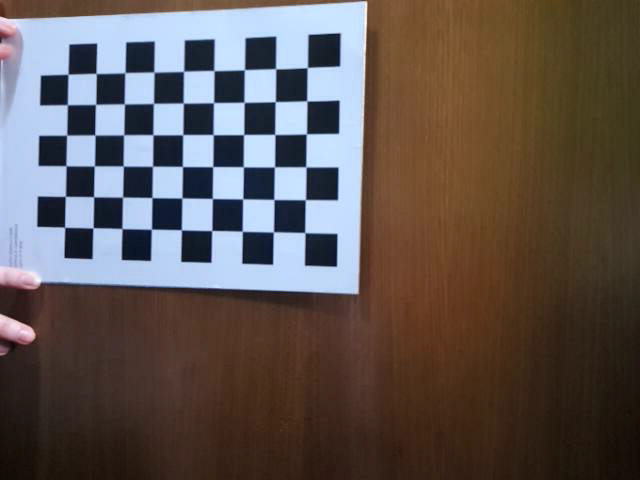
#> input picture data/calibration/david/intrinsic/calibration_frame_2021-04-02 16:39:46.784009.png, 640 x 480 px; its folder holds 4 pictures in this run
$ python camera_extrinsic.py
#> lines starting #> are read from the running program, lines starting #| are printed output that depends on the picture
import numpy as np
import cv2
import glob
from itertools import count

CAMERA_ID = 'david'
CHESSBOARD_SQUARE_LENGTH_MM = 1
CHESSBOARD_DIMENSIONS = (9,6)
CAPTURE_DEVICE = 0
FRAME_COUNT = 0
WAIT_PERIOD_MS = 5000

'''
INTRINSIC PARAMETERS
'''

# termination criteria
criteria = (cv2.TERM_CRITERIA_EPS + cv2.TERM_CRITERIA_MAX_ITER, 30, 0.001)

# prepare object points, like (0,0,0), (1,0,0), (2,0,0) ....,(6,5,0)
objp = np.zeros((CHESSBOARD_DIMENSIONS[0] * CHESSBOARD_DIMENSIONS[1],3), np.float32)

# TODO: check if this is the correct way to adjust the sizes. Used this accordint to: https://stackoverflow.com/questions/37310210/camera-calibration-with-opencv-how-to-adjust-chessboard-square-size
objp[:,:2] = np.mgrid[0:CHESSBOARD_DIMENSIONS[0],0:CHESSBOARD_DIMENSIONS[1]].T.reshape(-1,2) * CHESSBOARD_SQUARE_LENGTH_MM

objp[:, [1, 0]] = objp[:, [0, 1]]

# Arrays to store object points and image points from all the images.
objpoints = [] # 3d point in real world space
imgpoints = [] # 2d points in image plane.

images = glob.glob(f'data/calibration/{CAMERA_ID}/intrinsic/*.png')
print(f'Found {len(images)} calibration images')

for fname in images:
  img = cv2.imread(fname)
#> img is the input picture: shape (480, 640, 3); mean B, G, R 82.4, 86, 96
  gray = cv2.cvtColor(img,cv2.COLOR_BGR2GRAY)
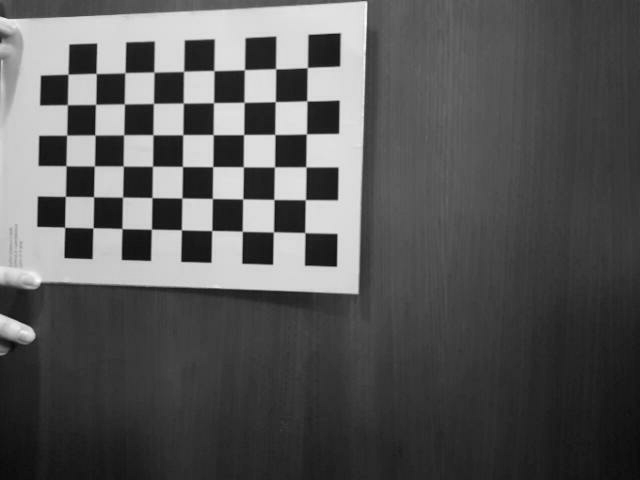
#> gray: shape (480, 640); min 7, max 255, mean 88.6

  # Find the chess board corners
  ret, corners = cv2.findChessboardCorners(gray, CHESSBOARD_DIMENSIONS, None)
#> ret = True; corners = 54 rows, first 8: [304.8, 232.6], [273.5, 231.9], [242.3, 231.3], [211.6, 230.6], [181.4, 229.7], [151.4, 229.2], [122, 228.5], [93.19, 227.8]
  # print(corners)
  # cv2.imshow('image', img)
  # cv2.waitKey()
  # # If found, add object points, image points (after refining them)
  if ret == True:
    objpoints.append(objp)

    corners2 = cv2.cornerSubPix(gray,corners,(11,11),(-1,-1),criteria)
#> corners2 = 54 rows, first 8: [304.8, 232.6], [273.4, 231.9], [242.3, 231.3], [211.8, 230.5], [181.4, 229.8], [151.4, 229.2], [122, 228.6], [93.01, 227.8]
    imgpoints.append(corners2)
  else:
    print(f'Could not find chessboard corners in image {fname}')
#> pass 2 of the loop `for fname in images:`:
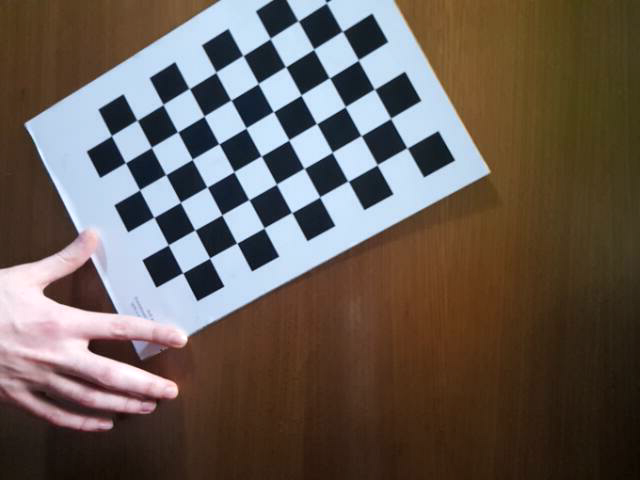
#> input picture data/calibration/david/intrinsic/calibration_frame_2021-04-02 16:39:56.783532.png, 640 x 480 px
#> img is the input picture: shape (480, 640, 3); mean B, G, R 85.8, 93.1, 103.8
#> `gray = cv2.cvtColor(img,cv2.COLOR_BGR2GRAY)`:
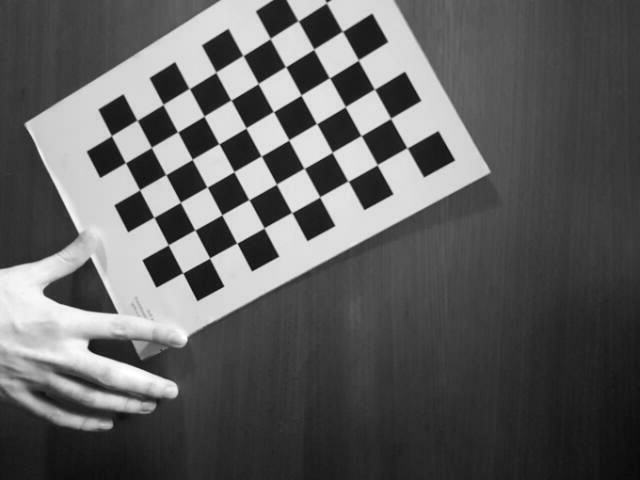
#> gray: shape (480, 640); min 8, max 255, mean 95.5
#> ret = False; corners = 54 rows, first 8: [407, 147.5], [377.5, 165], [348, 181], [319.5, 197], [292, 212.5], [264.5, 228], [236.5, 243.5], [209.5, 258]
#> pass 3 of the loop `for fname in images:`:
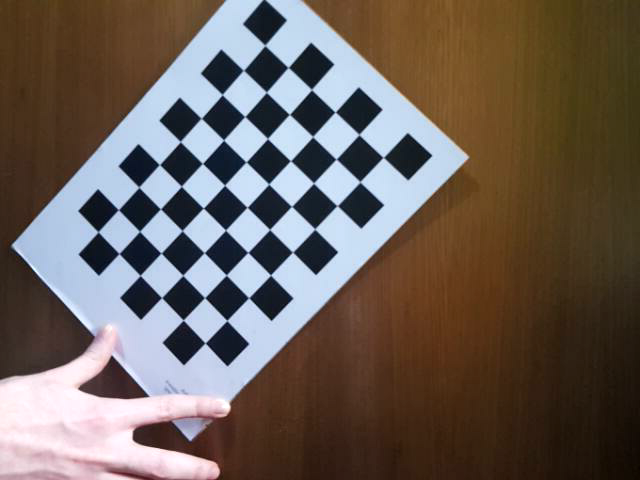
#> input picture data/calibration/david/intrinsic/calibration_frame_2021-04-02 16:40:06.783601.png, 640 x 480 px
#> img is the input picture: shape (480, 640, 3); mean B, G, R 89, 96.1, 107.6
#> `gray = cv2.cvtColor(img,cv2.COLOR_BGR2GRAY)`:
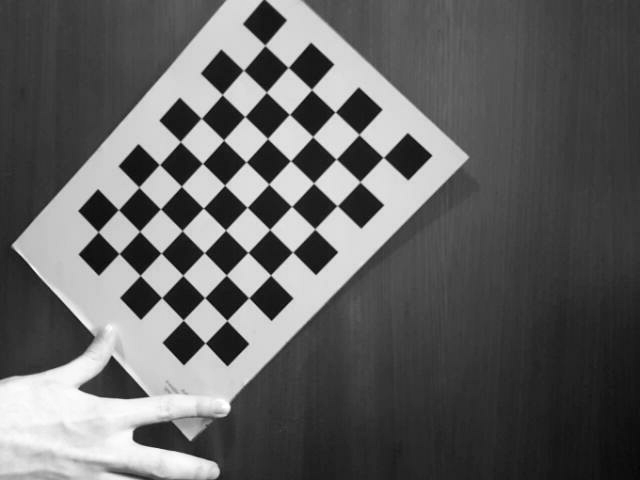
#> gray: shape (480, 640); min 2, max 255, mean 98.7
#> ret = True; corners = 54 rows, first 8: [383.1, 157.4], [359.9, 181.9], [337.1, 205.6], [314.7, 229], [292.6, 252], [270.5, 275], [248.6, 297.7], [227, 320.5]
#> corners2 = 54 rows, first 8: [383.3, 157.4], [360, 181.8], [337.1, 205.7], [314.8, 229], [292.6, 252.1], [270.6, 275.1], [248.7, 297.8], [226.8, 320.5]
#> the loop made 4 passes; the first 3 are shown

ret, mtx, dist, rvecs, tvecs = cv2.calibrateCamera(objpoints, imgpoints, gray.shape[::-1],None,None)

mean_error = 0
for i in range(len(objpoints)):
    imgpoints2, _ = cv2.projectPoints(objpoints[i], rvecs[i], tvecs[i], mtx, dist)
    error = cv2.norm(imgpoints[i],imgpoints2, cv2.NORM_L2)/len(imgpoints2)
    mean_error += error

print("total error: ", mean_error/len(objpoints))
# [12 lines of commented-out code are left out]
def draw(img, corners, imgpts):
  corner = tuple(corners[0].ravel())
  img = cv2.line(img, corner, tuple(imgpts[0].ravel()), (255,0,0), 5)
  img = cv2.line(img, corner, tuple(imgpts[1].ravel()), (0,255,0), 5)
  img = cv2.line(img, corner, tuple(imgpts[2].ravel()), (0,0,255), 5)
  return img

axis = np.float32([[3,0,0], [0,3,0], [0,0,3]]).reshape(-1,3)

#> (the run stopped early here; a loop or call above may not have finished)
